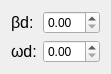
                    <widget class="QWidget" name="layoutWidget">
                        <property name="geometry">
                            <rect>
                                <x>660</x>
                                <y>320</y>
                                <width>97</width>
                                <height>64</height>
                            </rect>
                        </property>
                        <layout class="QVBoxLayout" name="verticalLayout_9">
                            <item>
                                <layout class="QHBoxLayout" name="horizontalLayout_85">
                                    <item>
                                        <widget class="QLabel" name="bd">
                                            <property name="font">
                                                <font>
                                                    <pointsize>12</pointsize>
                                                </font>
                                            </property>
                                            <property name="text">
                                                <string>βd:</string>
                                            </property>
                                        </widget>
                                    </item>
                                    <item>
                                        <widget class="QDoubleSpinBox" name="bdValue"/>
                                    </item>
                                </layout>
                            </item>
                            <item>
                                <layout class="QHBoxLayout" name="horizontalLayout_86">
                                    <item>
                                        <widget class="QLabel" name="Wd">
                                            <property name="font">
                                                <font>
                                                    <pointsize>12</pointsize>
                                                </font>
                                            </property>
                                            <property name="text">
                                                <string>ωd:</string>
                                            </property>
                                        </widget>
                                    </item>
                                    <item>
                                        <widget class="QDoubleSpinBox" name="WdValue"/>
                                    </item>
                                </layout>
                            </item>
                        </layout>
                    </widget>
